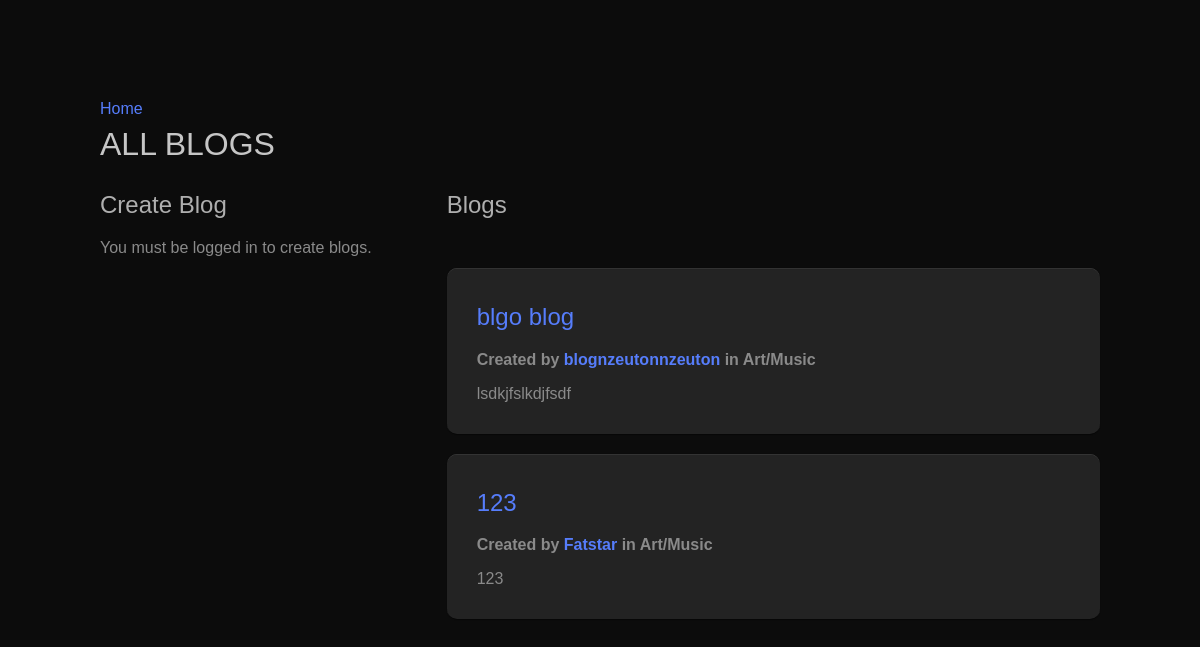
Screenshot of /blogs with the database file from the repository.
### tables this page shows
CREATE TABLE blogs (
    id INTEGER PRIMARY KEY AUTOINCREMENT,
    title TEXT NOT NULL,
    description TEXT,
    category_id INTEGER,
    author_id INTEGER,
    FOREIGN KEY (category_id) REFERENCES categories(id) ON DELETE CASCADE,
    FOREIGN KEY (author_id) REFERENCES users(id) ON DELETE CASCADE
);

CREATE TABLE users (
    id INTEGER PRIMARY KEY AUTOINCREMENT,
    username TEXT NOT NULL UNIQUE COLLATE NOCASE,
    password TEXT NOT NULL,
    salt TEXT NOT NULL,
    email TEXT NOT NULL UNIQUE COLLATE NOCASE
);

CREATE TABLE categories (
    id INTEGER PRIMARY KEY AUTOINCREMENT,
    title TEXT UNIQUE COLLATE NOCASE
);

### blog_routes.py (the view)
@app.route("/blogs", methods=['GET', 'POST'])
def blog(categories_list=None):
    if request.method == 'POST':
        insert_blog(request.form, session)
    categories_list = fetch_blogs(categories_list)
    conn = sqlite3.connect(DB_FILE)
    c = conn.cursor()
    c.execute("SELECT * FROM blogs")
    blogs = c.fetchall()
    blogs_list = []
    for blog in blogs:
        author_id = blog[4]
        c.execute("SELECT username FROM users WHERE id = ?", (author_id,))
        result = c.fetchone()
        if not result:
            c.execute("DELETE FROM blogs WHERE author_id = ?", (author_id,))
            conn.commit()
            continue
        author_name = result[0]
        category_id = blog[3]
        c.execute("SELECT title FROM categories WHERE id = ?", (category_id,))
        result = c.fetchone()
        category_title = result[0]
        blogs_list.append([blog[0], blog[1], author_name, category_title, blog[2]])
    conn.close()
    return render_template("blogs/all_blogs.html", guest=not sign_in_state(session), blogs=blogs_list, categories=categories_list)

### auth.py (called while the page is built)
def sign_in_state(session):
    return 'user' in session.keys() and session['user'] is not None

### blog.py (called while the page is built)
def fetch_blogs(categories_list):
    conn = sqlite3.connect(DB_FILE)
    c = conn.cursor()
    if categories_list is None:
        c.execute("SELECT title FROM categories")
        categories_list = [row[0] for row in c.fetchall()]
    conn.close()
    return categories_list

### templates/blogs/all_blogs.html (shortened to what this page needs)
<!DOCTYPE html>
<html lang="en">
<head>
    <link href="{{ url_for('static', filename='styles.css') }}" rel="stylesheet" type="text/css">
    <link href="https://use.typekit.net/gma7sba.css" rel="stylesheet">
</head>
<body>
<div>
<p><a href="/">Home</a></p>
<h1>All Blogs</h1>
</div>
<div class="main-blog-view">
    <div class="left-section">
    <h2>Create Blog</h2>
    {% if guest %}
        <p>You must be logged in to create blogs.</p>
    {% endif %}
    </div>
    <div class="right-section">
        <h2 style="margin-bottom: 49px">Blogs</h2>
        {% for blog in blogs %}
            <article class="blog-post">
                <div>
                    <h2><a href="/blogs/{{blog[0]}}">{{blog[1]}}</a></h2>
                    <p><b>
                    Created by <a href = "/user/{{blog[2]}}">{{blog[2]}}</a>
                     in {{blog[3]}}
                    </b></p>
                    <p>{{blog[4]}}</p>
                </div>
            </article>
        {% endfor %}
    </div>
</div>
</body>
</html>

### static/styles.css (style rules this page uses)
body { margin: 100px; background-color: rgb(12, 12, 12); font-family: "aktiv-grotesk", sans-serif; }
* { font-family: "aktiv-grotesk", sans-serif; box-sizing: border-box; }
a { color: #567dfb; text-decoration: none; }
h1 { color: rgb(198, 198, 198); line-height: 10px; font-weight: 400; font-family: "aktiv-grotesk-extended", sans-serif; text-transform: uppercase; }
h2 { color: rgb(175, 175, 175); font-weight: 400; }
p { color: rgb(138, 138, 138); font-weight: 400; }
.blog-post { box-shadow: 0 0.5px 1px rgba(0, 0, 0, 0.8),inset 0 0.5px 0.5px rgba(255, 255, 255, 0.15); padding: 15px 30px 15px 30px; border-radius: 10px; background-color: rgb(35, 35, 35); }
.main-blog-view { display: flex; gap: 20px; }
.left-section { flex: 1; position: sticky; top: 20px; height: 100%; }
.right-section { flex: 2; }
.blog-post { margin-bottom: 20px; }

### rows the page displays
blogs: title "blgo blog", description "lsdkjfslkdjfsdf"
users: username "blognzeutonnzeuton"
categories: title "Art/Music" "Art/Music"
blogs: title "123", description "123"
users: username "Fatstar"
